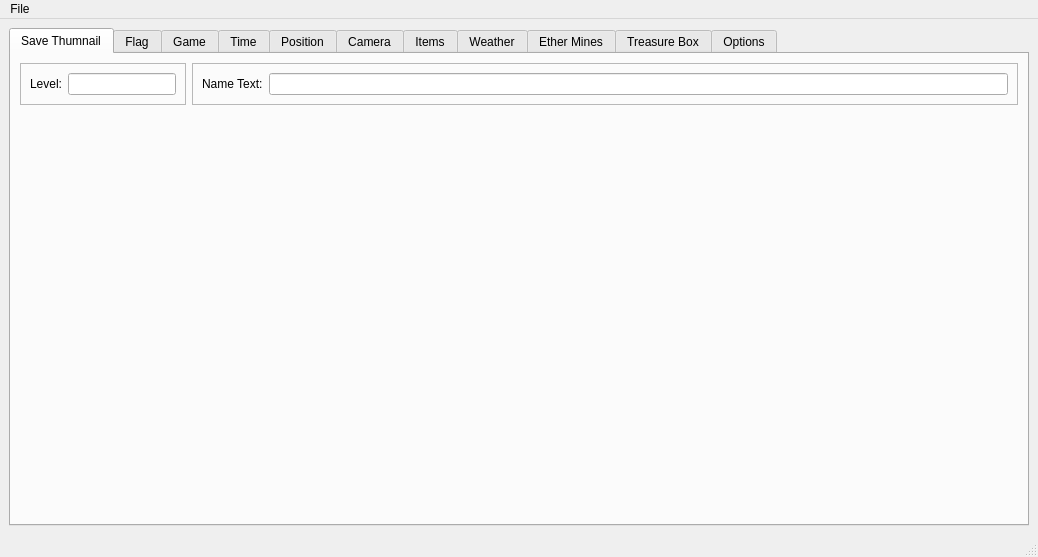
<?xml version="1.0" encoding="UTF-8"?>
<ui version="4.0">
 <class>MainWindow</class>
 <widget class="QMainWindow" name="MainWindow">
  <property name="enabled">
   <bool>true</bool>
  </property>
  <property name="geometry">
   <rect>
    <x>0</x>
    <y>0</y>
    <width>1038</width>
    <height>557</height>
   </rect>
  </property>
  <property name="windowTitle">
   <string>MainWindow</string>
  </property>
  <widget class="QWidget" name="centralwidget">
   <layout class="QVBoxLayout" name="verticalLayout">
    <item>
     <widget class="QTabWidget" name="tabWidget">
      <property name="tabShape">
       <enum>QTabWidget::TabShape::Rounded</enum>
      </property>
      <property name="currentIndex">
       <number>0</number>
      </property>
      <widget class="QWidget" name="THUMTab">
       <property name="sizePolicy">
        <sizepolicy hsizetype="Preferred" vsizetype="Preferred">
         <horstretch>0</horstretch>
         <verstretch>0</verstretch>
        </sizepolicy>
       </property>
       <attribute name="title">
        <string>Save Thumnail</string>
       </attribute>
       <layout class="QGridLayout" name="gridLayout">
        <item row="1" column="0" colspan="2">
         <spacer name="THUMSpacer">
          <property name="orientation">
           <enum>Qt::Orientation::Vertical</enum>
          </property>
          <property name="sizeHint" stdset="0">
           <size>
            <width>20</width>
            <height>40</height>
           </size>
          </property>
         </spacer>
        </item>
        <item row="0" column="1">
         <widget class="QFrame" name="frame_2">
          <property name="sizePolicy">
           <sizepolicy hsizetype="Preferred" vsizetype="Preferred">
            <horstretch>3</horstretch>
            <verstretch>0</verstretch>
           </sizepolicy>
          </property>
          <property name="frameShape">
           <enum>QFrame::Shape::StyledPanel</enum>
          </property>
          <property name="frameShadow">
           <enum>QFrame::Shadow::Raised</enum>
          </property>
          <layout class="QFormLayout" name="formLayout_2">
           <property name="sizeConstraint">
            <enum>QLayout::SizeConstraint::SetDefaultConstraint</enum>
           </property>
           <item row="0" column="0">
            <widget class="QLabel" name="THUMNameStringLabel">
             <property name="text">
              <string>Name Text:</string>
             </property>
            </widget>
           </item>
           <item row="0" column="1">
            <widget class="QExtendedLineEdit" name="THUMNameString"/>
           </item>
          </layout>
         </widget>
        </item>
        <item row="0" column="0">
         <widget class="QFrame" name="frame">
          <property name="sizePolicy">
           <sizepolicy hsizetype="Preferred" vsizetype="Preferred">
            <horstretch>0</horstretch>
            <verstretch>0</verstretch>
           </sizepolicy>
          </property>
          <property name="frameShape">
           <enum>QFrame::Shape::StyledPanel</enum>
          </property>
          <property name="frameShadow">
           <enum>QFrame::Shadow::Raised</enum>
          </property>
          <layout class="QFormLayout" name="formLayout">
           <property name="sizeConstraint">
            <enum>QLayout::SizeConstraint::SetDefaultConstraint</enum>
           </property>
           <item row="0" column="0">
            <widget class="QLabel" name="THUMLevelLabel">
             <property name="enabled">
              <bool>true</bool>
             </property>
             <property name="text">
              <string>Level:</string>
             </property>
            </widget>
           </item>
           <item row="0" column="1">
            <widget class="QExtendedLineEdit" name="THUMLevel">
             <property name="enabled">
              <bool>true</bool>
             </property>
             <property name="readOnly">
              <bool>false</bool>
             </property>
            </widget>
           </item>
          </layout>
         </widget>
        </item>
       </layout>
      </widget>
      <widget class="QWidget" name="FLAGTab">
       <attribute name="title">
        <string>Flag</string>
       </attribute>
      </widget>
      <widget class="QWidget" name="GAMETab">
       <attribute name="title">
        <string>Game</string>
       </attribute>
      </widget>
      <widget class="QWidget" name="TIMETab">
       <attribute name="title">
        <string>Time</string>
       </attribute>
      </widget>
      <widget class="QWidget" name="PCPMTab">
       <attribute name="title">
        <string>Position</string>
       </attribute>
      </widget>
      <widget class="QWidget" name="CAMDTab">
       <attribute name="title">
        <string>Camera</string>
       </attribute>
      </widget>
      <widget class="QWidget" name="ITEMTab">
       <attribute name="title">
        <string>Items</string>
       </attribute>
      </widget>
      <widget class="QWidget" name="WTHRTab">
       <attribute name="title">
        <string>Weather</string>
       </attribute>
      </widget>
      <widget class="QWidget" name="MINETab">
       <attribute name="title">
        <string>Ether Mines</string>
       </attribute>
      </widget>
      <widget class="QWidget" name="TBOXTab">
       <attribute name="title">
        <string>Treasure Box</string>
       </attribute>
      </widget>
      <widget class="QWidget" name="OPTDTab">
       <attribute name="title">
        <string>Options</string>
       </attribute>
      </widget>
     </widget>
    </item>
   </layout>
  </widget>
  <widget class="QStatusBar" name="statusbar">
   <property name="enabled">
    <bool>true</bool>
   </property>
  </widget>
  <widget class="QMenuBar" name="menubar">
   <property name="geometry">
    <rect>
     <x>0</x>
     <y>0</y>
     <width>1038</width>
     <height>25</height>
    </rect>
   </property>
   <widget class="QMenu" name="menuFile">
    <property name="title">
     <string>File</string>
    </property>
    <addaction name="actionOpen"/>
    <addaction name="actionSave"/>
   </widget>
   <addaction name="menuFile"/>
  </widget>
  <action name="actionOpen">
   <property name="text">
    <string>Open</string>
   </property>
  </action>
  <action name="actionSave">
   <property name="text">
    <string>Save</string>
   </property>
  </action>
 </widget>
 <customwidgets>
  <customwidget>
   <class>QExtendedLineEdit</class>
   <extends>QLineEdit</extends>
   <header>QExtendedWidget.h</header>
  </customwidget>
 </customwidgets>
 <resources/>
 <connections/>
</ui>
